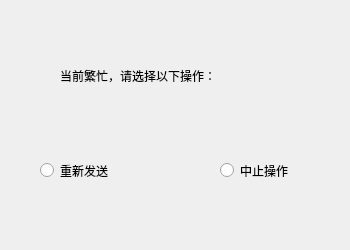
<?xml version="1.0" encoding="UTF-8"?>
<ui version="4.0">
 <class>Form</class>
 <widget class="QWidget" name="Form">
  <property name="geometry">
   <rect>
    <x>0</x>
    <y>0</y>
    <width>350</width>
    <height>250</height>
   </rect>
  </property>
  <property name="windowTitle">
   <string>Form</string>
  </property>
  <widget class="QLabel" name="label">
   <property name="geometry">
    <rect>
     <x>60</x>
     <y>50</y>
     <width>211</width>
     <height>51</height>
    </rect>
   </property>
   <property name="styleSheet">
    <string notr="true">font: 12pt &quot;Arial&quot;;</string>
   </property>
   <property name="text">
    <string>当前繁忙，请选择以下操作：</string>
   </property>
  </widget>
  <widget class="QRadioButton" name="radioButton">
   <property name="geometry">
    <rect>
     <x>40</x>
     <y>160</y>
     <width>89</width>
     <height>21</height>
    </rect>
   </property>
   <property name="styleSheet">
    <string notr="true">font: 11pt &quot;Arial&quot;;</string>
   </property>
   <property name="text">
    <string>重新发送</string>
   </property>
  </widget>
  <widget class="QRadioButton" name="radioButton_2">
   <property name="geometry">
    <rect>
     <x>220</x>
     <y>160</y>
     <width>89</width>
     <height>21</height>
    </rect>
   </property>
   <property name="styleSheet">
    <string notr="true">font: 11pt &quot;Arial&quot;;</string>
   </property>
   <property name="text">
    <string>中止操作</string>
   </property>
  </widget>
 </widget>
 <resources/>
 <connections/>
</ui>
